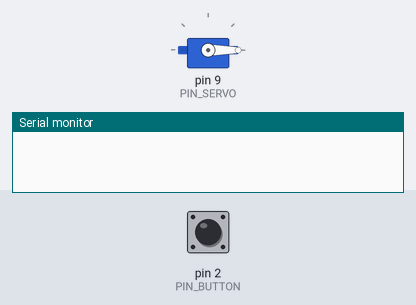
This sketch was run on a simulated Arduino Uno, built with avr-gcc and run on an emulated ATmega328P. Parts: servo, the last lines printed to the serial monitor. The inputs (shaded band) are chosen by the test bench; at power-on: pin 2 (PIN_BUTTON) HIGH.

Above: at 1.2 s.
1.3 s: pin 2 (PIN_BUTTON) pulled LOW for 0.15 s
At 1.7 s:
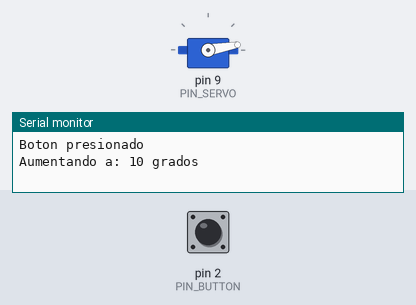
2.9 s: pin 2 (PIN_BUTTON) pulled LOW for 1 s
At 3.7 s:
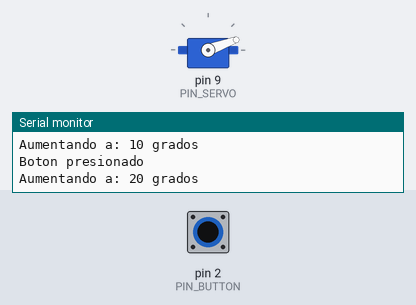
5.4 s: pin 2 (PIN_BUTTON) pulsed LOW 5 times (0.12 s each, 0.3 s apart)
At 7.9 s:
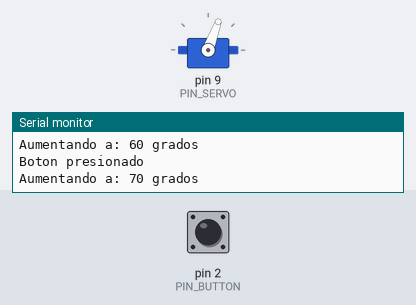
8.4 s: pin 2 (PIN_BUTTON) pulled LOW for 0.15 s
At 8.8 s:
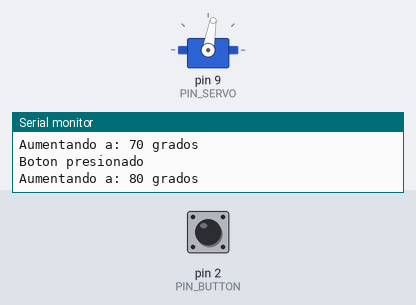
10.0 s: pin 2 (PIN_BUTTON) pulsed LOW 2 times (0.12 s each, 0.3 s apart)
At 11.1 s:
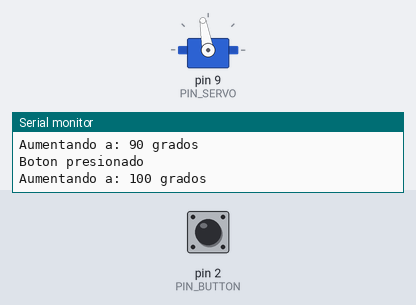
Timing chart, 0 to 13.0 s (numbered marks = the images above; inputs shaded):
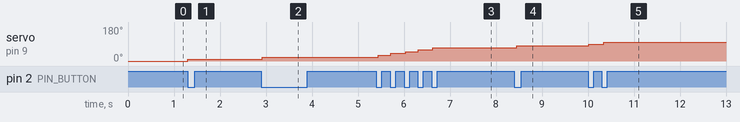

The sketch:

main.ino
```cpp
#include <Servo.h>

Servo miServo;
const int PIN_SERVO  = 9;
const int ANG_MIN    = 0;
const int ANG_MAX    = 160;
const int PIN_BUTTON = 2;

// Variables de estado del servo
int anguloActual = ANG_MIN;
int paso = 10;                     // +10 para subir, -10 para bajar
bool ultimoEstadoBoton = HIGH;     // Para detectar el clic inicial (flanco de bajada)

void setup() {
  miServo.attach(PIN_SERVO);
  miServo.write(anguloActual);
  pinMode(PIN_BUTTON, INPUT_PULLUP);
  Serial.begin(115200);
}

// --- Modalidad cuasi-estática: avanza 10° por cada pulsación ---
void barridoCuasiEstatico(int pausa_ms) {
  int btnStatus = digitalRead(PIN_BUTTON);

  // Detecta el momento exacto en que se presiona (pasa de HIGH a LOW)
  if (btnStatus == LOW && ultimoEstadoBoton == HIGH) {
    Serial.println("Boton presionado\n");

    // Decidir cambio de sentido en los límites
    if (anguloActual >= ANG_MAX) {
      paso = -10; // Llegó al tope máximo: comienza a bajar
    } else if (anguloActual <= ANG_MIN) {
      paso = 10;  // Llegó al tope mínimo: comienza a subir
    }

    // Actualizar ángulo
    anguloActual += paso;

    if (paso > 0) {
      Serial.print("Aumentando a: ");
      Serial.print(anguloActual);
      Serial.println(" grados\n");
    } else {
      Serial.print("Disminuyendo a: ");
      Serial.print(anguloActual);
      Serial.println(" grados\n");
    }

    miServo.write(anguloActual);
    delay(pausa_ms); // Pausa para estabilización / lectura de sensor
  }

  ultimoEstadoBoton = btnStatus;
  delay(50); // Antirrebote básico (debounce)
}

// --- Modalidad dinámica: ciclo a velocidad controlada ---
void cicloDinamico(int velocidad_grados_seg) {
  int retardo = 1000 / velocidad_grados_seg;  // ms por grado
  // Flexión: 0 a 160 grado a grado
  for (int ang = ANG_MIN; ang <= ANG_MAX; ang++) {
    miServo.write(ang);
    delay(retardo);
  }
  // Extensión: 160 a 0 grado a grado
  for (int ang = ANG_MAX; ang >= ANG_MIN; ang--) {
    miServo.write(ang);
    delay(retardo);
  }
}

void loop() {
  // Ejecuta la lectura del botón continuamente
  barridoCuasiEstatico(20);

  // Descomenta si deseas probar los ciclos dinámicos:
  // cicloDinamico(18);
}
```

Measured:
- after the input at 1.3 s, servo on pin 9 (PIN_SERVO): 0° → 10° at once
- after the input at 2.9 s, servo on pin 9 (PIN_SERVO): 10° → 20° at once
- after the input at 5.4 s, servo on pin 9 (PIN_SERVO): moves from 20° to 70° over 1.2 s, starting at once
- after the input at 8.4 s, servo on pin 9 (PIN_SERVO): 70° → 80° after 0.05 s
- after the input at 10.0 s, servo on pin 9 (PIN_SERVO): 80° → 90° at once, → 100° 0.32 s later
